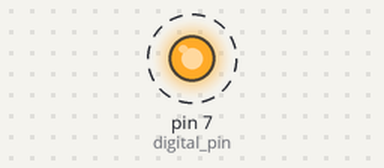
The program below on a simulated Arduino Nano, built with avr-gcc and run on an emulated ATmega328P. Parts: output pins drawn as LEDs (lit = HIGH). Dashed ring = blinking.

Above: at 0.3 s.
Timing chart, 0 to 3.5 s (numbered marks = the images above):
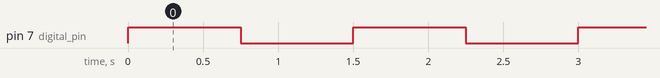

Measured:
- by itself, pin 7 (digital_pin): alternates HIGH for 0.75 s and LOW for 0.75 s

The program:

main.cpp
```cpp
#include <Arduino.h>

class Tempo{

  float pulse_width;

public:
  Tempo(unsigned long bpm){
    pulse_width = (float)((float) 60.0/(float)bpm)*(float)1000.0;
  }

  /* Wait HIGH */
  void pulse_high(void){
    // Serial.println(pulse_width/2);
    // Serial.println((unsigned long)pulse_width/2);
    delay(pulse_width/2);
  }

  void pulse_low(){
    delay(pulse_width/2);
  }

};

class Metronome{


public:

  Tempo* beats_per_minute; // Tempo = # of beats per minute. -- 60 Tempo == 1 beat a second

  Metronome(unsigned long bpm){
    beats_per_minute = new Tempo(bpm);
  }

  ~Metronome(){
    delete beats_per_minute;
  }

  // Time division
  // Intensity

};


#define BPM 40

uint8_t digital_pin = 7;
Metronome met(BPM);

void setup() {
  pinMode(digital_pin, OUTPUT);
  // Serial.begin(9600);
}

void loop() {

  digitalWrite(digital_pin, 1); // Write anything but 0x0 (if 0 write low, else write high)
  met.beats_per_minute->pulse_high();
  // delay(250);
  digitalWrite(digital_pin, 0);
  // delay(250);
  met.beats_per_minute->pulse_low();

}
```
